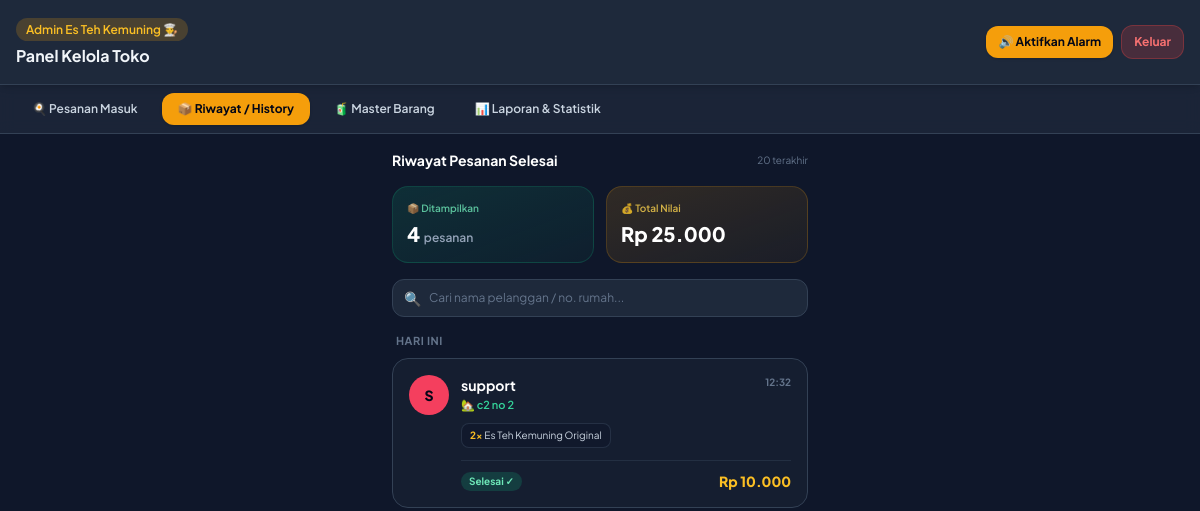
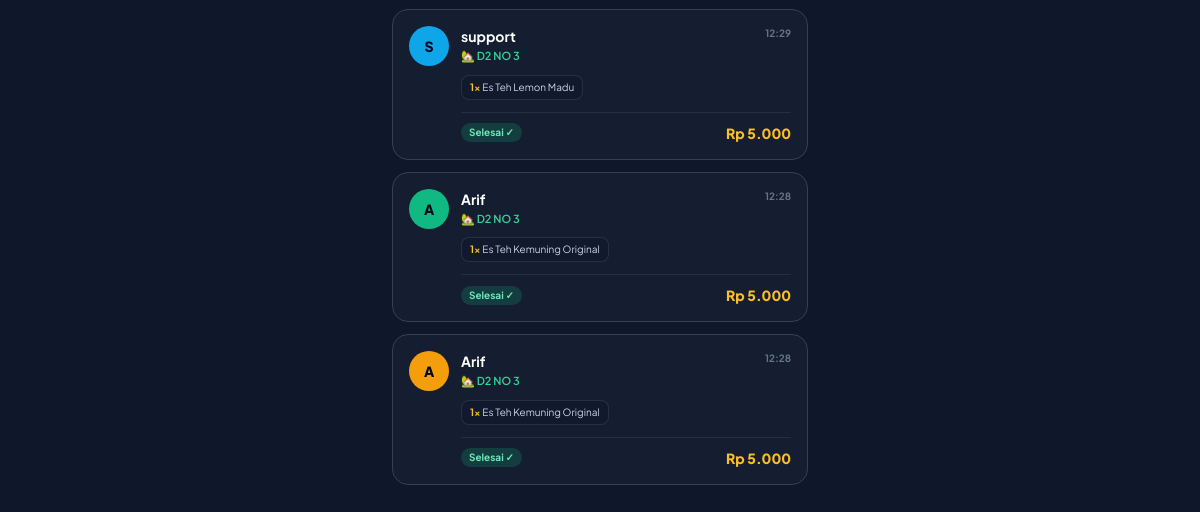
Page /admin.php?tab=history (signed in) on the earlier database version (2 pictures, top to bottom).
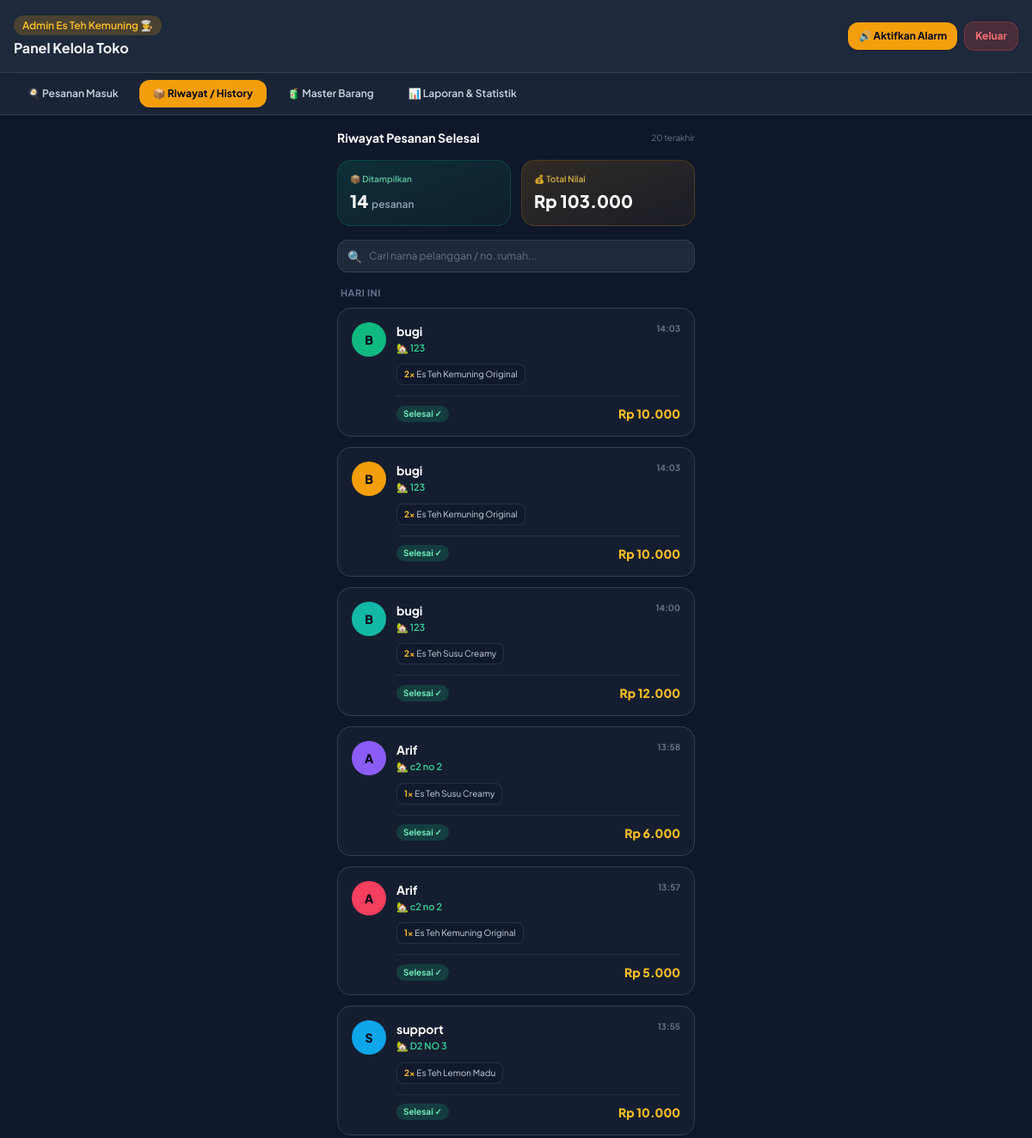
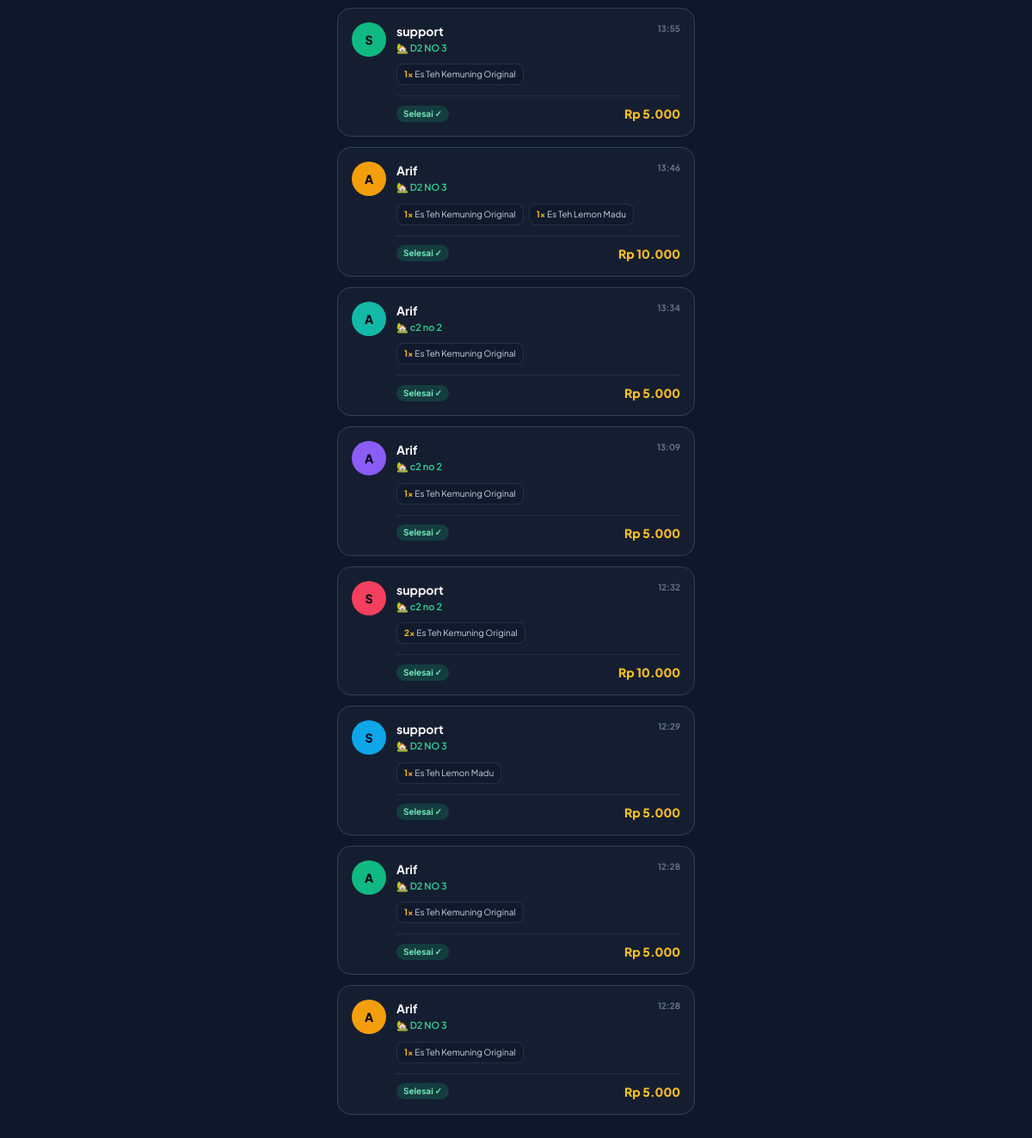
Same page on the later database version (2 pictures, top to bottom).
### tables this page shows
CREATE TABLE pesanan (
    id INTEGER PRIMARY KEY AUTOINCREMENT,
    nama_pembeli TEXT,
    no_rumah TEXT,
    no_hp TEXT,
    total INTEGER,
    status TEXT DEFAULT 'Pending',
    waktu DATETIME DEFAULT CURRENT_TIMESTAMP
, catatan TEXT);

CREATE TABLE detail_pesanan (
    id INTEGER PRIMARY KEY AUTOINCREMENT,
    pesanan_id INTEGER,
    nama_menu TEXT,
    jumlah INTEGER,
    subtotal INTEGER
);

### admin.php (the view, shortened to what this page needs)
<?php
function waktuTampil($waktuMentah) {
    $ts = strtotime($waktuMentah);
    return $ts + SELISIH_JAM_WAKTU;
}
include 'koneksi.php';
$tab = isset($_GET['tab']) ? $_GET['tab'] : 'pesanan';
?>
<!DOCTYPE html>
<html lang="id">
<head>
    <script src="https://cdn.tailwindcss.com"></script>
</head>
<body class="bg-slate-900 text-slate-100 pb-24">
    <header class="bg-slate-800 p-4 border-b border-slate-700 sticky top-0 z-20 flex justify-between items-center shadow-md">
        <div>
            <span class="text-xs bg-amber-500/20 text-amber-400 px-2.5 py-1 rounded-full font-semibold">Admin Es Teh Kemuning 👨‍🍳</span>
            <h1 class="text-base font-bold mt-1">Panel Kelola Toko</h1>
        </div>
        <div class="flex items-center gap-2">
            <button onclick="aktifkanAudio()" id="btn-audio" class="bg-amber-500 hover:bg-amber-600 text-slate-950 text-xs font-bold px-3 py-2 rounded-xl shadow transition animate-bounce cursor-pointer">
                🔊 Aktifkan Alarm
            </button>
            <a href="logout.php" onclick="sessionStorage.clear()" class="bg-red-500/20 text-red-400 border border-red-500/30 text-xs font-bold px-3 py-2 rounded-xl">Keluar</a>
        </div>
    </header>
    <nav class="bg-slate-800/80 backdrop-blur px-4 py-2 border-b border-slate-700 flex gap-2 overflow-x-auto text-xs font-semibold">
        <a href="admin.php?tab=pesanan" class="px-4 py-2 rounded-xl whitespace-nowrap transition <?= $tab=='pesanan' ? 'bg-amber-500 text-slate-950 font-bold shadow' : 'text-slate-300 hover:bg-slate-700' ?>">🍳 Pesanan Masuk</a>
        <a href="admin.php?tab=history" class="px-4 py-2 rounded-xl whitespace-nowrap transition <?= $tab=='history' ? 'bg-amber-500 text-slate-950 font-bold shadow' : 'text-slate-300 hover:bg-slate-700' ?>">📦 Riwayat / History</a>
        <a href="admin.php?tab=produk" class="px-4 py-2 rounded-xl whitespace-nowrap transition <?= $tab=='produk' ? 'bg-amber-500 text-slate-950 font-bold shadow' : 'text-slate-300 hover:bg-slate-700' ?>">🧃 Master Barang</a>
        <a href="admin.php?tab=laporan" class="px-4 py-2 rounded-xl whitespace-nowrap transition <?= $tab=='laporan' ? 'bg-amber-500 text-slate-950 font-bold shadow' : 'text-slate-300 hover:bg-slate-700' ?>">📊 Laporan & Statistik</a>
    </nav>
    <main class="p-4 max-w-md mx-auto">
        <?php if ($tab == 'pesanan'): ?>
            <div class="space-y-4" id="list-pesanan">
            </div>
        <?php elseif ($tab == 'history'): ?>
            <div class="space-y-4">
                <div class="flex items-center justify-between mb-1">
                    <h2 class="text-sm font-bold text-white">Riwayat Pesanan Selesai</h2>
                    <span class="text-[10px] text-slate-500">20 terakhir</span>
                </div>
                <?php
                $selesaiList = [];
                if (!isset($pdo) || !($pdo instanceof PDO)) {
                    echo '<div class="bg-red-500/10 border border-red-500/30 text-red-300 text-xs p-3 rounded-xl mb-3">Koneksi database ($pdo) tidak tersedia.</div>';
                } else {
                    try {
                        $stmt = $pdo->query("SELECT * FROM pesanan WHERE status IN ('Selesai', 'Diterima') ORDER BY id DESC LIMIT 20");
                        $selesaiList = $stmt->fetchAll(PDO::FETCH_ASSOC);
                    } catch (\Throwable $e) {
                        echo '<div class="bg-red-500/10 border border-red-500/30 text-red-300 text-xs p-3 rounded-xl mb-3">Gagal mengambil data riwayat: ' . htmlspecialchars($e->getMessage()) . '</div>';
                    }
                }
                function labelTanggalHistory($waktu) {
                    $ts = waktuTampil($waktu);
                    $tglData = date('Y-m-d', $ts);
                    if ($tglData === date('Y-m-d')) return 'Hari Ini';
                    $hari = ['Minggu', 'Senin', 'Selasa', 'Rabu', 'Kamis', 'Jumat', 'Sabtu'];
                    $bulan = ['', 'Jan', 'Feb', 'Mar', 'Apr', 'Mei', 'Jun', 'Jul', 'Agu', 'Sep', 'Okt', 'Nov', 'Des'];
                    return $hari[date('w', $ts)] . ', ' . date('j', $ts) . ' ' . $bulan[(int) date('n', $ts)] . ' ' . date('Y', $ts);
                }
                $warnaAvatar = ['bg-amber-500', 'bg-emerald-500', 'bg-sky-500', 'bg-rose-500', 'bg-violet-500', 'bg-teal-500'];
                if (empty($selesaiList)) {
                    echo '<div class="text-center py-20 text-slate-500"><p class="text-4xl mb-3">📦</p><p class="font-semibold text-slate-400">Belum ada riwayat pesanan selesai</p><p class="text-xs mt-1">Pesanan yang sudah diselesaikan akan muncul di sini.</p></div>';
                } else {
                    $grouped = [];
                    foreach ($selesaiList as $p) {
                        $grouped[labelTanggalHistory($p['waktu'] ?? null)][] = $p;
                    }
                    ?>
                    <div class="grid grid-cols-2 gap-3">
                        <div class="bg-gradient-to-br from-emerald-500/15 to-emerald-500/5 border border-emerald-500/20 p-3.5 rounded-2xl">
                            <p class="text-[10px] text-emerald-300/80 font-semibold">📦 Ditampilkan</p>
                            <p class="text-xl font-extrabold text-white mt-1"><?= count($selesaiList) ?> <span class="text-xs font-semibold text-slate-400">pesanan</span></p>
                        </div>
                        <div class="bg-gradient-to-br from-amber-500/15 to-amber-500/5 border border-amber-500/20 p-3.5 rounded-2xl">
                            <p class="text-[10px] text-amber-300/80 font-semibold">💰 Total Nilai</p>
                            <p class="text-xl font-extrabold text-white mt-1">Rp <?= number_format(array_sum(array_column($selesaiList, 'total')), 0, ',', '.') ?></p>
                        </div>
                    </div>
                    <div class="relative">
                        <span class="absolute left-3 top-1/2 -translate-y-1/2 text-slate-500 text-sm pointer-events-none">🔍</span>
                        <input type="text" id="cariHistory" oninput="filterHistory()" placeholder="Cari nama pelanggan / no. rumah..." class="w-full bg-slate-800 border border-slate-700 rounded-xl pl-9 pr-3 py-2.5 text-xs text-white placeholder-slate-500 focus:outline-none focus:border-amber-500 transition">
                    </div>
                    <div id="wadah-history" class="space-y-5">
                        <?php foreach ($grouped as $labelGrup => $itemGrup): ?>
                            <div data-grup>
                                <p class="text-[11px] font-bold text-slate-500 uppercase tracking-wider mb-2 px-1"><?= htmlspecialchars($labelGrup) ?></p>
                                <div class="space-y-3">
                                    <?php foreach ($itemGrup as $p):
                                        $details = [];
                                        try {
                                            $detailStmt = $pdo->prepare("SELECT * FROM detail_pesanan WHERE pesanan_id = ?");
                                            $detailStmt->execute([$p['id']]);
                                            $details = $detailStmt->fetchAll(PDO::FETCH_ASSOC);
                                        } catch (\Throwable $e) {}
                                        $inisial = strtoupper(substr(trim($p['nama_pembeli'] ?? '?'), 0, 1) ?: '?');
                                        $warna = $warnaAvatar[($p['id'] ?? 0) % count($warnaAvatar)];
                                        $namaCari = strtolower(($p['nama_pembeli'] ?? '') . ' ' . ($p['no_rumah'] ?? ''));
                                    ?>
                                    <div class="kartu-history border border-slate-700 bg-slate-800/40 hover:bg-slate-800/70 hover:border-slate-600 p-4 rounded-2xl transition-all" data-nama="<?= htmlspecialchars($namaCari) ?>">
                                        <div class="flex items-start gap-3">
                                            <div class="w-10 h-10 rounded-full <?= $warna ?> flex items-center justify-center font-extrabold text-slate-950 text-sm shrink-0">
                                                <?= htmlspecialchars($inisial) ?>
                                            </div>
                                            <div class="flex-1 min-w-0">
                                                <div class="flex justify-between items-start gap-2">
                                                    <div class="min-w-0">
                                                        <h3 class="font-bold text-sm text-white truncate"><?= htmlspecialchars($p['nama_pembeli'] ?? '-') ?></h3>
                                                        <p class="text-[11px] text-emerald-400 font-semibold mt-0.5 truncate">
                                                            🏡 <?= htmlspecialchars($p['no_rumah'] ?? '-') ?>
                                                        </p>
                                                    </div>
                                                    <span class="text-[10px] font-bold text-slate-500 shrink-0"><?= htmlspecialchars(date('H:i', waktuTampil($p['waktu'] ?? null))) ?></span>
                                                </div>
                                                <div class="flex flex-wrap gap-1.5 mt-2.5">
                                                    <?php foreach ($details as $d): ?>
                                                        <span class="bg-slate-900/60 border border-slate-700/60 text-[10px] text-slate-300 px-2 py-1 rounded-lg">
                                                            <span class="text-amber-400 font-bold"><?= $d['jumlah'] ?? 0 ?>×</span> <?= htmlspecialchars($d['nama_menu'] ?? '-') ?>
                                                        </span>
                                                    <?php endforeach; ?>
                                                </div>
                                                <div class="flex justify-between items-center mt-3 pt-2.5 border-t border-slate-700/50">
                                                    <span class="text-[10px] font-bold px-2 py-0.5 rounded-full bg-emerald-500/20 text-emerald-300">Selesai ✓</span>
                                                    <span class="text-sm font-extrabold text-amber-400">Rp <?= number_format($p['total'] ?? 0, 0, ',', '.') ?></span>
                                                </div>
                                            </div>
                                        </div>
                                    </div>
                                    <?php endforeach; ?>
                                </div>
                            </div>
                        <?php endforeach; ?>
                    </div>
                <?php } ?>
            </div>
        <?php endif; ?>
    </main>
</body>
</html>

### admin.php (style rules this page uses)
body { font-family: 'Plus Jakarta Sans', sans-serif; }

Differences in the rows shown:
added pesanan: nama_pembeli "B", nama_pembeli "bugi", no_rumah "123", waktu "14:03", total "10.000"
added detail_pesanan: jumlah "2", nama_menu "Es Teh Kemuning Original", shown under "B"
added pesanan: nama_pembeli "B", nama_pembeli "bugi", no_rumah "123", waktu "14:03", total "10.000"
added detail_pesanan: jumlah "2", nama_menu "Es Teh Kemuning Original", shown under "B"
added pesanan: nama_pembeli "B", nama_pembeli "bugi", no_rumah "123", waktu "14:00", total "12.000"
added detail_pesanan: jumlah "2", nama_menu "Es Teh Susu Creamy", shown under "B"
added pesanan: nama_pembeli "A", nama_pembeli "Arif", no_rumah "c2 no 2", waktu "13:58", total "6.000"
added detail_pesanan: jumlah "1", nama_menu "Es Teh Susu Creamy", shown under "A"
added pesanan: nama_pembeli "A", nama_pembeli "Arif", no_rumah "c2 no 2", waktu "13:57", total "5.000"
added detail_pesanan: jumlah "1", nama_menu "Es Teh Kemuning Original", shown under "A"
added pesanan: nama_pembeli "S", nama_pembeli "support", no_rumah "D2 NO 3", waktu "13:55", total "10.000"
added detail_pesanan: jumlah "2", nama_menu "Es Teh Lemon Madu", shown under "S"
added pesanan: nama_pembeli "S", nama_pembeli "support", no_rumah "D2 NO 3", waktu "13:55", total "5.000"
added detail_pesanan: jumlah "1", nama_menu "Es Teh Kemuning Original", shown under "S"
added pesanan: nama_pembeli "A", nama_pembeli "Arif", no_rumah "D2 NO 3", waktu "13:46", total "10.000"
added detail_pesanan: jumlah "1", nama_menu "Es Teh Kemuning Original", shown under "A"
added detail_pesanan: jumlah "1", nama_menu "Es Teh Lemon Madu", shown under "A"
added pesanan: nama_pembeli "A", nama_pembeli "Arif", no_rumah "c2 no 2", waktu "13:34", total "5.000"
added detail_pesanan: jumlah "1", nama_menu "Es Teh Kemuning Original", shown under "A"
added pesanan: nama_pembeli "A", nama_pembeli "Arif", no_rumah "c2 no 2", waktu "13:09", total "5.000"
added detail_pesanan: jumlah "1", nama_menu "Es Teh Kemuning Original", shown under "A"
Other differences:
count($selesaiList): "4" → "14"
array_sum(array_column($selesaiList, 'total')): "25.000" → "103.000"
